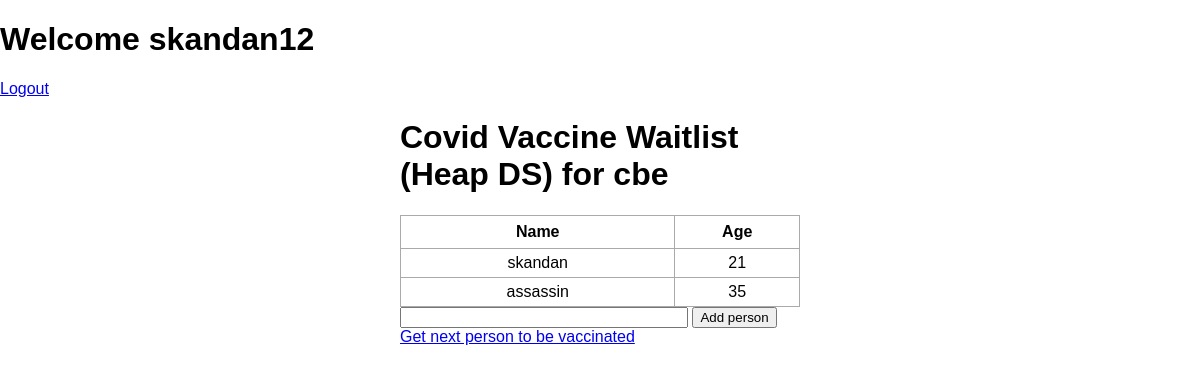
Screenshot of /home (signed in) with the database file from the repository.
### app.py (models this page shows, shortened)
class User(UserMixin,db.Model):
    id = db.Column(db.Integer, primary_key=True)
    username = db.Column(db.String(15), unique=True)
    email = db.Column(db.String(50), unique=True)
    password = db.Column(db.String(80))
    city = db.Column(db.String(25))

class Lists(db.Model):
    id = db.Column(db.Integer, primary_key = True)
    content = db.Column(db.String(200),nullable=False)
    priority = db.Column(db.Integer,nullable=False)
    city = db.Column(db.String(25),nullable=False)

### app.py (the view)
@app.route('/home', methods=['POST','GET'])
@login_required
def insertHome():
    if request.method == 'POST':
        sent_elem = request.form['content']
        v,p=0,0
        try:
            v,p=map(str,sent_elem.split())
        except:
            return "Please enter space seperated values while inserting a value"
        heap.insert(int(p),v)
        print(heap.Heap)
        new_val =Lists(content=v,priority=p,city=current_user.city)
        try:
            db.session.add(new_val)
            db.session.commit()
            return redirect('/home')
        except:
            return 'Error'
    else:
        list = Lists.query.order_by(Lists.id).all()
        values=[]
        neededlist=[]
        priorities=[]
        global flag
        for i in list:
            if(i.city==current_user.city):
                neededlist.append(i)
                values.append(i.content)
                priorities.append(i.priority)
                if flag == 0:
                    heap.insert(i.priority,i.content)
        flag = 1
        print(heap.Heap)
        print("Values are",values,"Priorities are",priorities)
        return render_template('home.html',name=current_user.username ,city=current_user.city,items = neededlist,delv=request.args.get('delv'))

### app.py (called while the page is built)
@login_manager.user_loader
def load_user(user_id):
    return User.query.get(int(user_id))

### templates/home.html (shortened to what this page needs)
{% extends 'base.html' %}
{% block body %}
<h1>Welcome {{ name }} </h1>
<a href="{{ url_for('logout') }}">Logout</a>
<div class ="content">
    <h1>Covid Vaccine Waitlist (Heap DS) for {{ city }}</h1>
    <table>
        <tr>
            <th>Name</th>
            <th>Age</th>
        </tr>
        <tr>
        {% for item in items %}
            <td>{{ item.content }}</td>
            <td>{{ item.priority }}</td>
        </tr>
        {% endfor %}
    </table>
    <form actions='/' method="POST">
        <input type="text" name="content" id="content">
        <input type="submit" value="Add person">
        <a href="/delete">Get next person to be vaccinated</a>
    </form>
</div>
{% endblock %}

### templates/base.html (shortened to what this page needs)
<!DOCTYPE html>
<html lang="en">
<head>
    <link rel="stylesheet" href="{{ url_for('static', filename='css/main.css') }}">
</head>
<body>
    {% block body  %} {% endblock  %}
</body>
</html>

### static/css/main.css (style rules this page uses)
body, html { margin: 0; font-family: sans-serif; }
.content { margin: 0 auto; width: 400px; }
table, td, th { border: 1px solid #aaa; }
table { border-collapse: collapse; width: 100%; }
th { height: 30px; }
td { text-align: center; padding: 5px; }
#content { width: 70%; }

### rows the page displays
User: username "skandan12", city "cbe"
Lists: content "skandan", priority "21"
Lists: content "assassin", priority "35"
